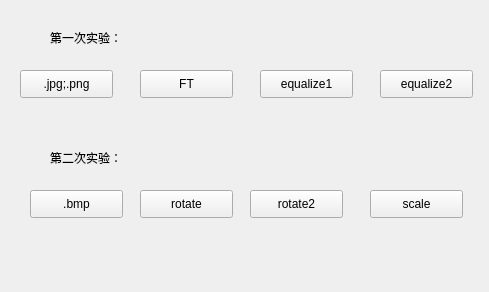
<?xml version="1.0" encoding="UTF-8"?>
<ui version="4.0">
 <class>myWidget</class>
 <widget class="QWidget" name="myWidget">
  <property name="geometry">
   <rect>
    <x>0</x>
    <y>0</y>
    <width>489</width>
    <height>292</height>
   </rect>
  </property>
  <property name="windowTitle">
   <string>主菜单</string>
  </property>
  <widget class="QPushButton" name="m_upload">
   <property name="geometry">
    <rect>
     <x>20</x>
     <y>70</y>
     <width>93</width>
     <height>28</height>
    </rect>
   </property>
   <property name="text">
    <string>.jpg;.png</string>
   </property>
  </widget>
  <widget class="QPushButton" name="m_bmp">
   <property name="geometry">
    <rect>
     <x>30</x>
     <y>190</y>
     <width>93</width>
     <height>28</height>
    </rect>
   </property>
   <property name="text">
    <string>.bmp</string>
   </property>
  </widget>
  <widget class="QPushButton" name="FT_btn">
   <property name="geometry">
    <rect>
     <x>140</x>
     <y>70</y>
     <width>93</width>
     <height>28</height>
    </rect>
   </property>
   <property name="text">
    <string>FT</string>
   </property>
  </widget>
  <widget class="QPushButton" name="equal_btn">
   <property name="geometry">
    <rect>
     <x>260</x>
     <y>70</y>
     <width>93</width>
     <height>28</height>
    </rect>
   </property>
   <property name="text">
    <string>equalize1</string>
   </property>
  </widget>
  <widget class="QPushButton" name="equal_btn2">
   <property name="geometry">
    <rect>
     <x>380</x>
     <y>70</y>
     <width>93</width>
     <height>28</height>
    </rect>
   </property>
   <property name="text">
    <string>equalize2</string>
   </property>
  </widget>
  <widget class="QPushButton" name="rotate_btn">
   <property name="geometry">
    <rect>
     <x>140</x>
     <y>190</y>
     <width>93</width>
     <height>28</height>
    </rect>
   </property>
   <property name="text">
    <string>rotate</string>
   </property>
  </widget>
  <widget class="QPushButton" name="scale_btn">
   <property name="geometry">
    <rect>
     <x>370</x>
     <y>190</y>
     <width>93</width>
     <height>28</height>
    </rect>
   </property>
   <property name="text">
    <string>scale</string>
   </property>
  </widget>
  <widget class="QPushButton" name="rotate2_btn">
   <property name="geometry">
    <rect>
     <x>250</x>
     <y>190</y>
     <width>93</width>
     <height>28</height>
    </rect>
   </property>
   <property name="text">
    <string>rotate2</string>
   </property>
  </widget>
  <widget class="QLabel" name="label">
   <property name="geometry">
    <rect>
     <x>50</x>
     <y>30</y>
     <width>91</width>
     <height>16</height>
    </rect>
   </property>
   <property name="text">
    <string>第一次实验：</string>
   </property>
  </widget>
  <widget class="QLabel" name="label_2">
   <property name="geometry">
    <rect>
     <x>50</x>
     <y>150</y>
     <width>91</width>
     <height>16</height>
    </rect>
   </property>
   <property name="text">
    <string>第二次实验：</string>
   </property>
  </widget>
 </widget>
 <resources/>
 <connections/>
</ui>
